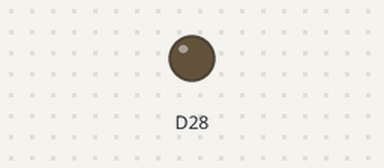
Recording of a sketch running on a simulated Arduino Zero (SAMD21). On the bench: output pins drawn as LEDs (lit = HIGH).

Above: at 1.1 s.
At 4.4 s:
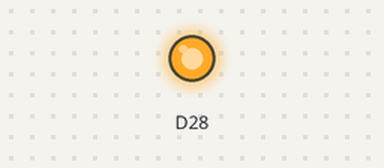
Timing chart, 0 to 11.7 s (numbered marks = the images above):
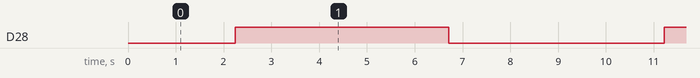

The sketch:

aout_test.ino
```cpp
const uint16_t AOUT_LIM= 4096;

void setup()
{
    analogWriteResolution(12);
    analogReference(INTERNAL);
    analogWrite(A14, 0);  //Set the DAC output to 0.
}

void loop()
{
    static bool increasing = true;
    static uint16_t value = 0;

    analogWrite(A14,value);

    if (true)
    {
        if (increasing)
        {
            if (value == AOUT_LIM-1)
            {
                increasing = false;
                value -= 1;
            }
            else
            {
                value += 1;
            }
        }
        else
        {
            if (value == 0)
            {
                increasing = true;
                value += 1;
            }
            else
            {
                value -= 1;
            }
        }
    }
    delayMicroseconds(100);
}
```

Measured:
- by itself, D28: alternates HIGH for 4.5 s and LOW for 4.5 s
